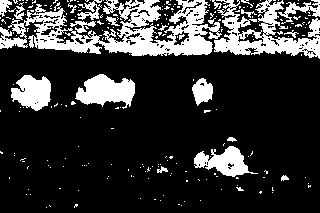
//> input picture Étape 24 - Érosion et dilatation des images à l'aide de filtres morphologiques/binary.bmp, 320 x 213 px
$ ./Morphology   (built with g++ and OpenCV 4)
//> lines starting //> are read from the running program, lines starting //| are printed output that depends on the picture; after the words box and inside, x2 and y2 are one past the last pixel; in counts of white or black regions, pixels touching at a corner belong together
#include <iostream>
#include <vector>
#include <opencv2/opencv.hpp>
#include <opencv2/core/core.hpp>
#include <opencv2/highgui/highgui.hpp>
#include <opencv2/imgproc/imgproc.hpp>

int main()
{
    // Charger l'image
    cv::Mat image = cv::imread("binary.bmp");
//> image is the input picture: 213 rows x 320 cols, CV_8UC3; 20.7% white; 230 white regions (208 under 20 px), largest, box (x1, y1, x2, y2) and area: (0, 0, 222, 56) 5711, (214, 0, 320, 59) 2737, (75, 74, 135, 109) 1306
    if (image.empty())
    {
        return 0;
    }
    // Affiche l'image originale
    cv::imshow("Original", image);

    // Erosion simple de l'image avec un élément structurant par défaut (3x3 carré rempli de 1)
    cv::Mat eroded;
    cv::erode(image, eroded, cv::Mat());
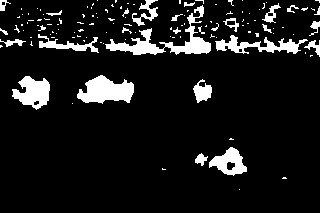
//> eroded: 213 rows x 320 cols, CV_8UC3; 10% white; 128 white regions (100 under 20 px), largest, box (x1, y1, x2, y2) and area: (105, 5, 211, 55) 1334, (77, 75, 134, 104) 1066, (12, 76, 50, 110) 798
    // Affiche l'image érodée
    cv::imshow("Eroded image", eroded);

    // Dilatation simple de l'image avec un élément structurant par défaut (3x3 carré rempli de 1)
    cv::Mat dilated;
    cv::dilate(image, dilated, cv::Mat());
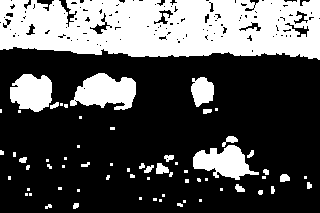
//> dilated: 213 rows x 320 cols, CV_8UC3; 32.1% white; 65 white regions (42 under 20 px), largest, box (x1, y1, x2, y2) and area: (0, 0, 320, 60) 15937, (70, 73, 136, 110) 1626, (193, 145, 259, 180) 1310
    // Affiche l'image dilatée
    cv::imshow("Dilated image", dilated);

    // Création d'un élément structurant personnalisé de taille 7x7 rempli de 1
    cv::Mat element(7, 7, CV_8U, cv::Scalar(1));
    // Applique l'érosion avec l'élément structurant personnalisé
    cv::erode(image, eroded, element);
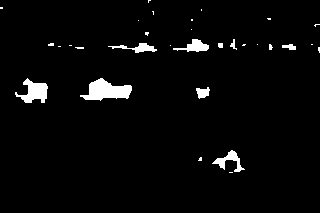
//> eroded: 213 rows x 320 cols, CV_8UC3; 3.2% white; 31 white regions (22 under 20 px), largest, box (x1, y1, x2, y2) and area: (80, 78, 132, 101) 686, (15, 78, 48, 103) 440, (212, 150, 245, 172) 250
    // Affiche l'image érodée avec un élément structurant 7x7
    cv::imshow("Eroded image (7x7)", eroded);

    // Applique l'érosion 3 fois avec l'élément structurant par défaut (3x3 carré rempli de 1)
    // cv::Point(-1, -1) indique que le point d'ancrage est au centre de l'élément structurant
    cv::erode(image, eroded, cv::Mat(), cv::Point(-1, -1), 3);
    // Affiche l'image érodée après 3 itérations
    cv::imshow("Eroded image (3 times)", eroded);

    // Attend une interaction utilisateur avant de fermer les fenêtres
    cv::waitKey(0);

    return 0;
}
